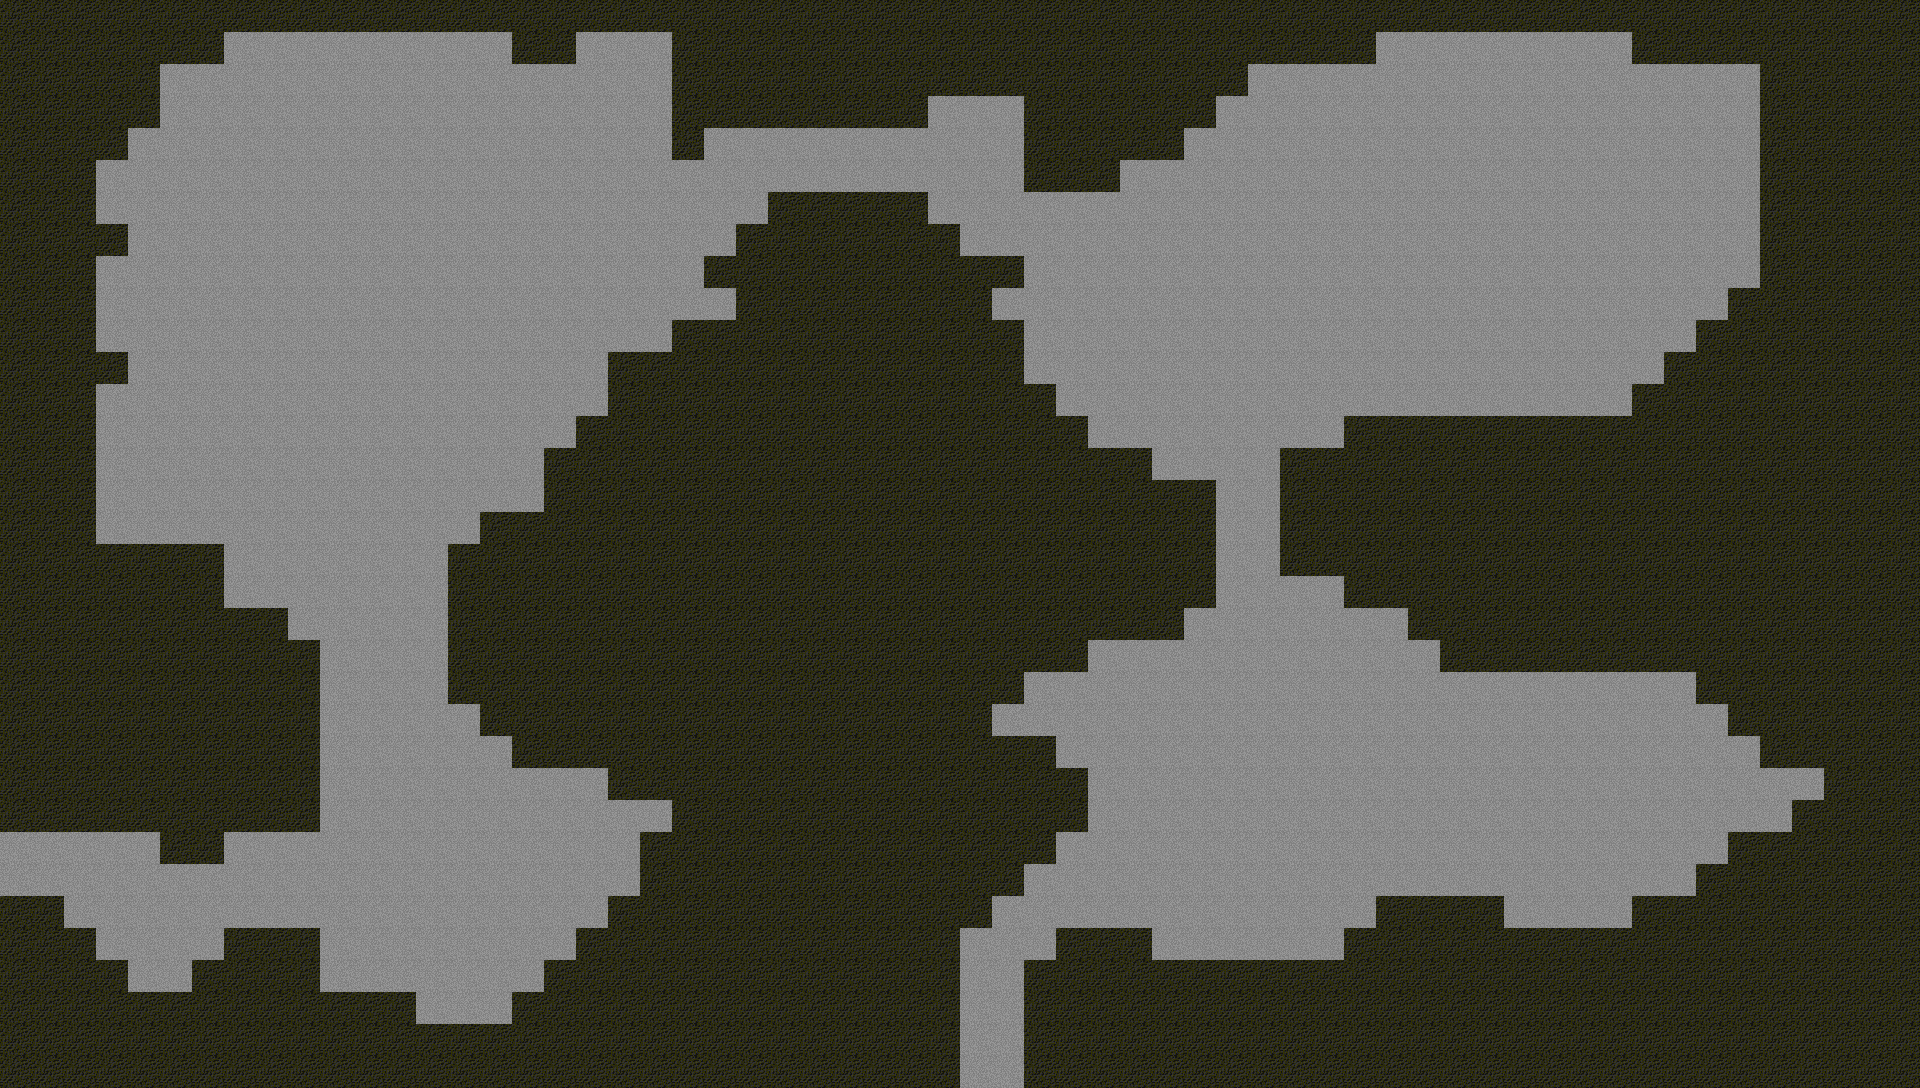

A 2D game scene composited from a Tiled map and its tileset images. What follows is a short description and the map's XML, with each tile layer's data collapsed to a summary:
An orthogonal 60x34 tile map with 32x32 px tiles, 2 tile layers (Base, Decorations), 7 tilesets and 14 objects (14x Enemy).

<map version="1.0" orientation="orthogonal" width="60" height="34" tilewidth="32" tileheight="32">
 <tileset firstgid="1" source="../../tilesets/Dungeon 1.tsx" />
 <tileset firstgid="91" source="../../tilesets/Dungeon 2.tsx" />
 <tileset firstgid="235" source="../../tilesets/Dungeon 3.tsx" />
 <tileset firstgid="352" source="../../tilesets/Dungeon 4.tsx" />
 <tileset firstgid="523" source="../../tilesets/Overworld 1.tsx" />
 <tileset firstgid="651" source="../../tilesets/Overworld 2.tsx" />
 <tileset firstgid="787" source="../../tilesets/Overworld 3.tsx" />
 <layer name="Base" width="60" height="34">
  <data>[2040 cells, 2040 non-empty, 1 distinct tile ids]</data>
 </layer>
 <layer name="Decorations" width="60" height="34">
  <data>[2040 cells, 1156 non-empty, 1 distinct tile ids]</data>
 </layer>
 <objectgroup name="Objects" width="60" height="34">
  <object name="Zombie" type="Enemy" x="291" y="355" width="32" height="32" />
  <object name="Zombie" type="Enemy" x="511" y="172" width="32" height="32" />
  <object name="Zombie" type="Enemy" x="1286" y="232" width="32" height="32" />
  <object name="Zombie" type="Enemy" x="1575" y="156" width="32" height="32" />
  <object name="Zombie" type="Enemy" x="1238" y="768" width="32" height="32" />
  <object name="Zombie" type="Enemy" x="1565" y="801" width="32" height="32" />
  <object name="Zombie" type="Enemy" x="472" y="860" width="32" height="32" />
  <object name="Bat" type="Enemy" x="280" y="180" width="32" height="32" />
  <object name="Bat" type="Enemy" x="1193" y="312" width="32" height="32" />
  <object name="Bat" type="Enemy" x="1445" y="138" width="32" height="32" />
  <object name="Bat" type="Enemy" x="1533" y="297" width="32" height="32" />
  <object name="Bat" type="Enemy" x="1335" y="664" width="32" height="32" />
  <object name="Bat" type="Enemy" x="1386" y="817" width="32" height="32" />
  <object name="Bat" type="Enemy" x="1533" y="719" width="32" height="32" />
 </objectgroup>
</map>
